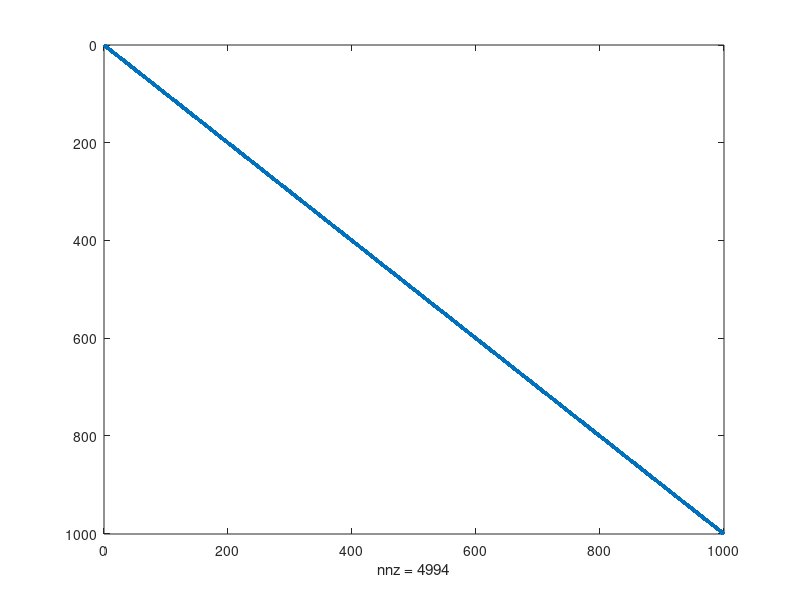

MATLAB code for this plot: (Note: this script raises an error after producing the figure.)
clear;
clc;
n =1000;

A = 2*eye(n);
A(1:n-1,2:n)=A(1:n-1,2:n)-eye(n-1); 
A(1:n-2,3:n)=A(1:n-2,3:n)-eye(n-2);
A(2:n,1:n-1)=A(2:n,1:n-1)-eye(n-1);
A(3:n,1:n-2)=A(3:n,1:n-2)-eye(n-2);

N = rand(n, 1);
figure;
disp(A);
spy(A);

[c_result, elapsed_time] = multiply_A(A, N,n);
figure;
disp('Result of multiply_A:');
disp(c_result);
spy(c_result);
fprintf('Time elapsed for multiply_A: %.6f seconds\n', elapsed_time);

[x_result, elapsed_time2] = multiply_AT(A,N,n);
figure;
disp('Result of multiply_AT:');
disp(x_result);
spy(x_result);
fprintf('Time elapsed for multiply_AT: %.6f seconds\n', elapsed_time2);
